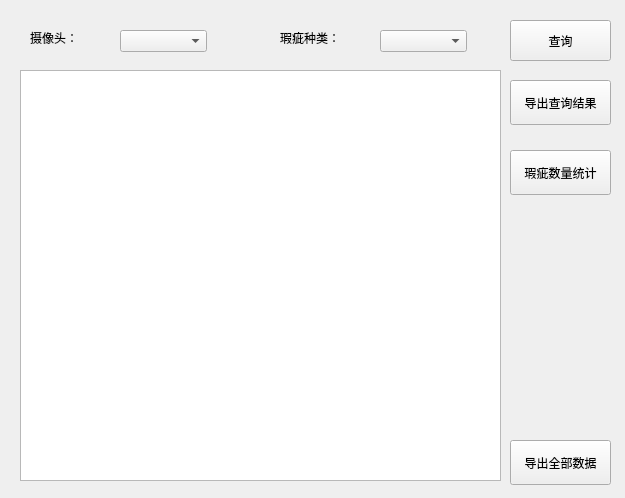
<?xml version="1.0" encoding="UTF-8"?>
<ui version="4.0">
 <class>dialog</class>
 <widget class="QMainWindow" name="dialog">
  <property name="geometry">
   <rect>
    <x>0</x>
    <y>0</y>
    <width>625</width>
    <height>498</height>
   </rect>
  </property>
  <property name="windowTitle">
   <string>瑕疵信息统计</string>
  </property>
  <property name="windowIcon">
   <iconset>
    <normaloff>Icons/icon_statistics.png</normaloff>Icons/icon_statistics.png</iconset>
  </property>
  <widget class="QTableView" name="st_info">
   <property name="geometry">
    <rect>
     <x>20</x>
     <y>70</y>
     <width>481</width>
     <height>411</height>
    </rect>
   </property>
  </widget>
  <widget class="QPushButton" name="pushButton">
   <property name="geometry">
    <rect>
     <x>510</x>
     <y>150</y>
     <width>101</width>
     <height>45</height>
    </rect>
   </property>
   <property name="text">
    <string>瑕疵数量统计</string>
   </property>
  </widget>
  <widget class="QPushButton" name="pushButton_2">
   <property name="geometry">
    <rect>
     <x>510</x>
     <y>440</y>
     <width>101</width>
     <height>45</height>
    </rect>
   </property>
   <property name="text">
    <string>导出全部数据</string>
   </property>
  </widget>
  <widget class="QComboBox" name="comboBox">
   <property name="geometry">
    <rect>
     <x>120</x>
     <y>30</y>
     <width>87</width>
     <height>22</height>
    </rect>
   </property>
  </widget>
  <widget class="QComboBox" name="comboBox_2">
   <property name="geometry">
    <rect>
     <x>380</x>
     <y>30</y>
     <width>87</width>
     <height>22</height>
    </rect>
   </property>
  </widget>
  <widget class="QLabel" name="label">
   <property name="geometry">
    <rect>
     <x>30</x>
     <y>30</y>
     <width>72</width>
     <height>15</height>
    </rect>
   </property>
   <property name="text">
    <string>摄像头：</string>
   </property>
  </widget>
  <widget class="QLabel" name="label_2">
   <property name="geometry">
    <rect>
     <x>280</x>
     <y>30</y>
     <width>72</width>
     <height>15</height>
    </rect>
   </property>
   <property name="text">
    <string>瑕疵种类：</string>
   </property>
  </widget>
  <widget class="QPushButton" name="pushButton_3">
   <property name="geometry">
    <rect>
     <x>510</x>
     <y>80</y>
     <width>101</width>
     <height>45</height>
    </rect>
   </property>
   <property name="text">
    <string>导出查询结果</string>
   </property>
  </widget>
  <widget class="QPushButton" name="pushButton_4">
   <property name="geometry">
    <rect>
     <x>510</x>
     <y>20</y>
     <width>101</width>
     <height>41</height>
    </rect>
   </property>
   <property name="text">
    <string>查询</string>
   </property>
  </widget>
 </widget>
 <resources/>
 <connections/>
</ui>
